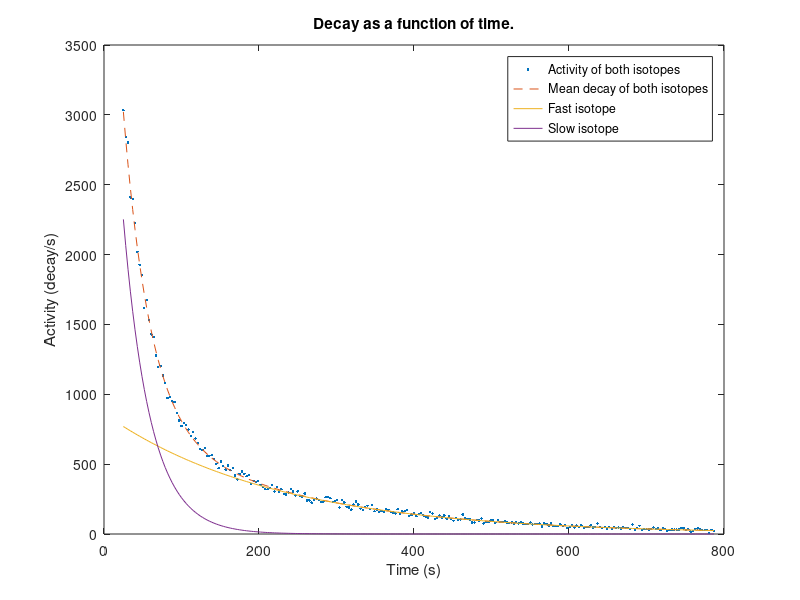
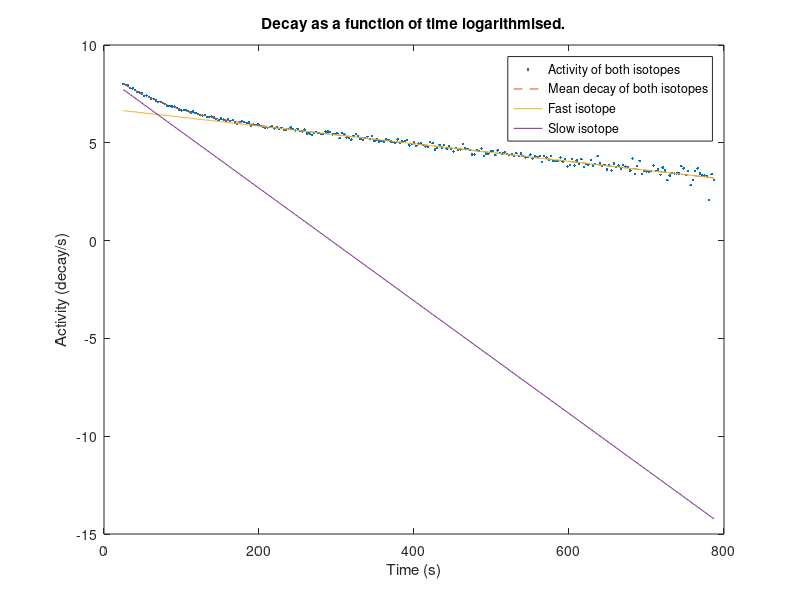

Reproduce these figures in MATLAB, in order.
close all
clear all

load silver.dat

silver(:,2) = silver(:,2)-3*9.32;

p1 = polyfit(silver(80:146,1),log(silver(80:146,2)),1)
pfit1 = exp(silver(:,1).*p1(1))*exp(p1(2));


s2 = silver(:,2)-pfit1;
p2 = polyfit(silver(1:30,1),log(s2(1:30)),1)
pfit2 = exp(silver(:,1)*p2(1))*exp(p2(2));

sumFit = pfit1 + pfit2;

plot(silver(:,1),silver(:,2), '.',silver(:,1),sumFit,'--')
hold on
plot(silver(:,1),pfit1)
plot(silver(:,1),pfit2)
title('Decay as a function of time.')
xlabel('Time (s)') 
ylabel('Activity (decay/s)') 
legend('Activity of both isotopes', 'Mean decay of both isotopes','Fast isotope', 'Slow isotope')
hold off

figure(2);
plot(silver(:,1),log(silver(:,2)), '.',silver(:,1),log(sumFit),'--')
hold on
plot(silver(:,1),log(pfit1))
plot(silver(:,1),log(pfit2))
title('Decay as a function of time logarithmised.')
xlabel('Time (s)') 
ylabel('Activity (decay/s)')
legend('Activity of both isotopes', 'Mean decay of both isotopes','Fast isotope', 'Slow isotope')

halfTime1 = -log(2)/p1(1)
halfTime2 = -log(2)/p2(1)

AmountAtStart1 = pfit1(1)/silver(1,2) % långsam
AmountAtStart2 = pfit2(1)/silver(1,2) % snabb
AmountTotal = AmountAtStart1 + AmountAtStart2


%%


clear all

load silver.dat

NoP = 17836-120*9.32;
AlP = 18253-120*9.32;
CaP = 2389-120*9.32;

DAl = 2.7*10^6;
MAl = 26.98;
DCa = 8.65*10^6;
MCa = 112.411;


avo = 6.022*10^23;
nAl = DAl*avo/MAl;
nCa = DCa*avo/MCa;

CSAl = log(NoP/AlP)/(nAl*0.001*10^-28)
CSCa = log(NoP/CaP)/(nCa*0.001*10^-28)

SDAl = sqrt(AlP)
SDCa = sqrt(CaP)

